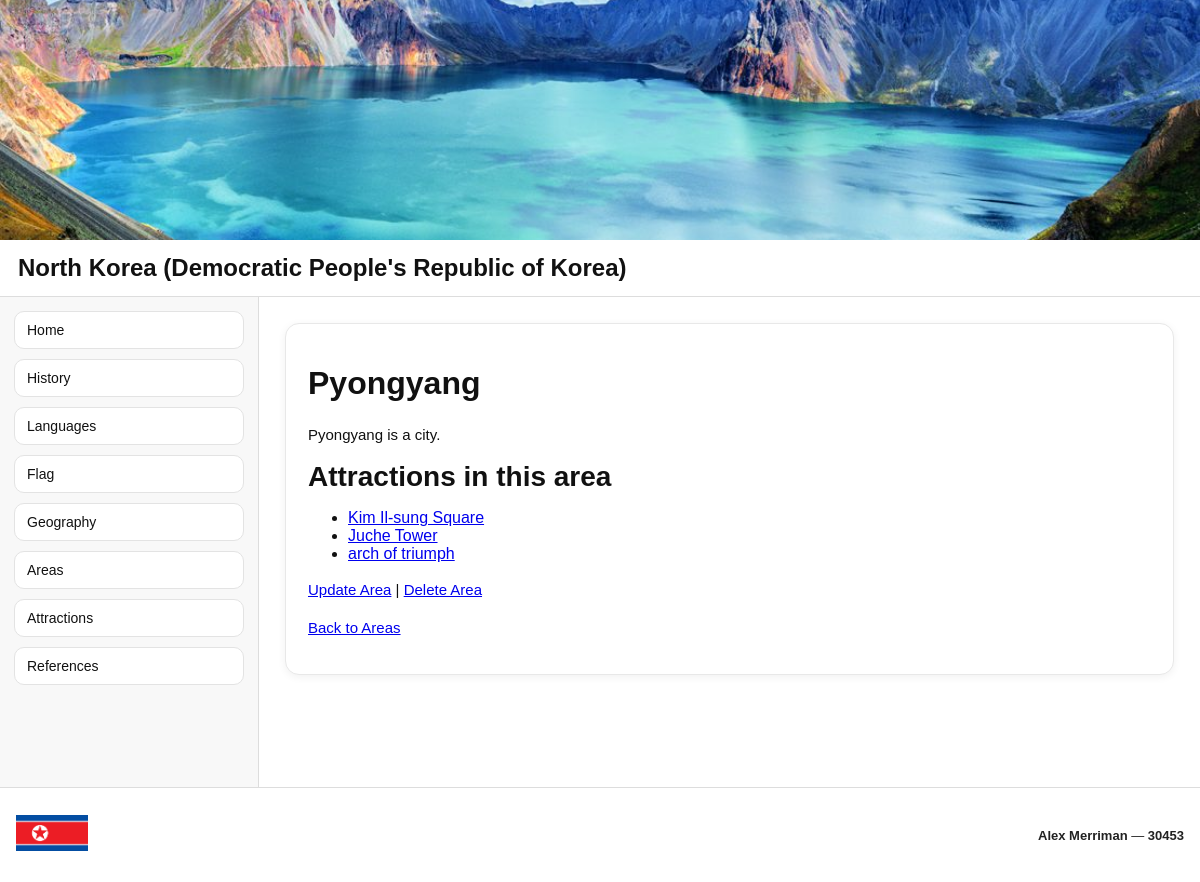
The app's page /geography/area/1/ with its own data.
### geography/models.py (models this page shows, shortened)
class Area(models.Model):
    area_name = models.CharField(max_length=200)
    area_type = models.CharField(max_length=200)

class Attraction(models.Model):
    area = models.ForeignKey(Area, on_delete=models.CASCADE)
    attraction_name = models.CharField(max_length=200)
    description = models.TextField(blank=True)
    image = models.ImageField(upload_to='attractions/', blank=True, null=True)

### geography/views.py (the view)
# urls.py: path('area/<int:pk>/', views.AreaDetail.as_view(), name='areadetail'),
class AreaDetail(DetailView):
    model = Area
    template_name = 'geography/area_detail.html'
    def get_context_data(self, **kwargs):
        context = super().get_context_data(**kwargs)
        context['country'] = COUNTRY_NAME
        context['page_title'] = self.object.area_name
        context['page_meta'] = {
            "title": self.object.area_name,
            "last_updated": None,
        }
        return context

### geography/templates/geography/area_detail.html
{% extends 'pages/base.html' %}
{% block content %}
<h1>{{ area.area_name }}</h1>
<p>{{ area.area_name }} is a {{ area.area_type|lower }}.</p>
<h2>Attractions in this area</h2>
<ul>
    {% for attraction in area.attraction_set.all %}
        <li>
            <a href="{% url 'attractiondetail' attraction.pk %}">
                {{ attraction.attraction_name }}
            </a>
        </li>
    {% empty %}
        <li>No attractions in this area yet.</li>
    {% endfor %}
</ul>
<p>
    <a href="{% url 'areaupdate' area.pk %}">Update Area</a>
    |
    <a href="{% url 'areadelete' area.pk %}">Delete Area</a>
</p>
<p><a href="{% url 'arealist' %}">Back to Areas</a></p>
{% endblock %}

### static/site.css (style rules this page uses)
html, body { height: 100%; }
body { margin: 0; font-family: Arial, sans-serif; background: #f4f4f4; color: #111; }
.content h2 { margin-top: 4px; margin-bottom: 12px; font-size: 28px; }
.content p { line-height: 1.5; font-size: 15px; }

### records on screen
Area: area_name "Pyongyang", area_type "city"
Attraction: attraction_name "Kim Il-sung Square"
Attraction: attraction_name "Juche Tower"
Attraction: attraction_name "arch of triumph"

### other values on screen
{{ country }} "North Korea (Democratic People's Republic of Korea)"
